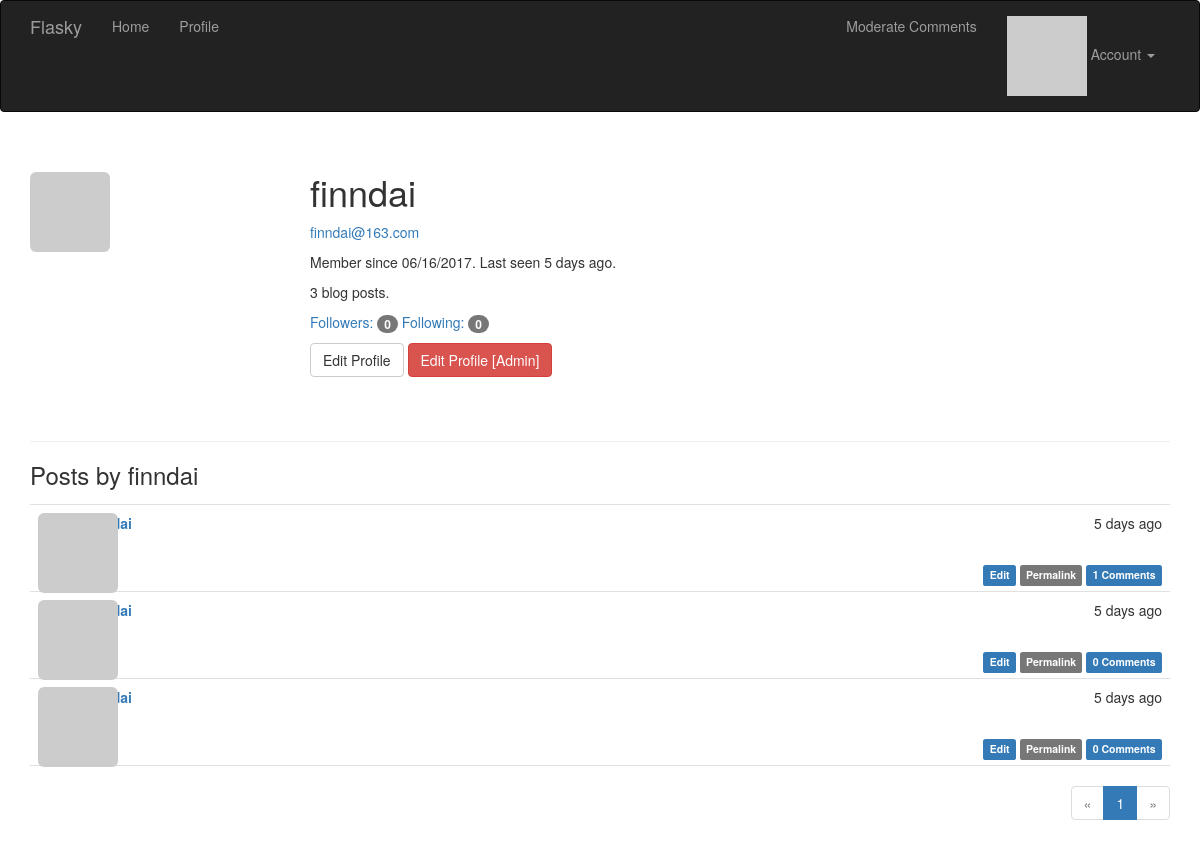
/user/finndai (signed in), run on the app's committed database.
### app/models.py (models this page shows, shortened)
class User(UserMixin, db.Model):
    __tablename__ = 'users'
    id = db.Column(db.Integer, primary_key=True)
    email = db.Column(db.String(64), unique=True, index=True)
    username = db.Column(db.String(64), unique=True, index=True)
    role_id = db.Column(db.Integer, db.ForeignKey('roles.id'))
    password_hash = db.Column(db.String(128))
    confirmed = db.Column(db.Boolean, default=False)
    name = db.Column(db.String(64))
    location = db.Column(db.String(64))
    about_me = db.Column(db.Text())
    member_since = db.Column(db.DateTime(),default=datetime.utcnow)
    last_seen = db.Column(db.DateTime(),default=datetime.utcnow)
    avatar_hash = db.Column(db.String(32))
    posts = db.relationship('Post',backref='author',lazy='dynamic')
    followed = db.relationship('Follow',
                               foreign_keys=[Follow.follower_id],
                               backref=db.backref('follower', lazy='joined'),
                               lazy='dynamic',
                               cascade='all, delete-orphan')
    followers = db.relationship('Follow',
                                foreign_keys=[Follow.followed_id],
                                backref=db.backref('followed', lazy='joined'),
                                lazy='dynamic',
                                cascade='all, delete-orphan')
    commments = db.relationship('Comment',backref='author',lazy='dynamic')
    def can(self,permissions):
        return self.role is not None and \
               (self.role.permissions & permissions) == permissions
    def is_administrator(self):
        return self.can(Permission.ADMINISTER)
    @property
    def password(self):
        raise AttributeError('password is not a readable attribute')
    def ping(self):
        self.last_seen = datetime.utcnow()
        db.session.add(self)
    def gravatar(self,size=100,default='identicon',rating='g'): #头像由链接和MD5散列值实现
        if request.is_secure:     #判断request是否为https
            url = 'https://secure.gravatar.com/avatar'
        else:
            url = 'http://www.gravatar.com/avatar'
        hash = self.avatar_hash or hashlib.md5(self.email.encode('utf-8')).hexdigest()
        return '{url}/{hash}?s={size}&d={default}&r={rating}'.format(url=url,hash=hash,
                                                                    size=size,default=default,rating=rating)

class Post(db.Model):
    __tablename__='posts'
    id = db.Column(db.Integer,primary_key=True)
    body = db.Column(db.Text)
    body_html=db.Column(db.Text)
    timestamp = db.Column(db.DateTime,index=True,default=datetime.utcnow)
    author_id = db.Column(db.Integer,db.ForeignKey('users.id'))
    comments = db.relationship('Comment',backref='post',lazy='dynamic')

### app/main/views.py (the view)
@main.route('/user/<username>')
def user(username):
    user = User.query.filter_by(username=username).first()
    if user is None:
        abort(404)
    page = request.args.get('page', 1, type=int)
    pagination = user.posts.order_by(Post.timestamp.desc()).paginate(page, per_page=current_app.config[
        'FLASKY_POSTS_PER_PAGE'],error_out=False)
    posts = pagination.items
    return render_template('user.html',user=user,posts=posts,pagination=pagination)

### app/auth/views.py (called while the page is built)
@auth.before_app_request
def before_request():
    if current_user.is_authenticated:
        current_user.ping()
        if not current_user.confirmed \
            and request.endpoint \
            and request.endpoint[:5] != 'auth.' \
            and request.endpoint != 'static':
            return redirect(url_for('auth.unconfirmed'))

### app/main/__init__.py (called while the page is built)
@main.app_context_processor
def inject_permissions():
    return dict(Permission=Permission)

### app/main/views.py (called while the page is built)
@main.after_app_request
def after_request(response):
    for query in get_debug_queries():
        if query.duration >= current_app.config['FLASKY_SLOW_DB_QUERY_TIME']:
            current_app.logger.warning(
                'Slow query: %s\nParameters: %s\nDuration: %fs\nContext: %s\n'
                %(query.statement,query.parameters,query.duration,query.context))
    return response

### app/models.py (called while the page is built)
@login_manager.user_loader
def load_user(user_id):
    return User.query.get(int(user_id))

### app/templates/user.html (shortened to what this page needs)
{% extends "base.html" %}
{% import "_macros.html" as macros %}
{% block page_content %}
<div class="page-header">
    <img class="img-rounded profile-thumbnail" src="{{ user.gravatar(size=256) }}">
    <div class="profile-header">
        <h1>{{ user.username }}</h1>
        {% if current_user.is_administrator() %}
        <p><a href="mailto:{{ user.email }}">{{ user.email }}</a></p>
        {% endif %}
        <p>Member since {{ moment(user.member_since).format('L') }}. Last seen {{ moment(user.last_seen).fromNow() }}.</p>
        <p>{{ user.posts.count() }} blog posts.</p>
        <p>
            <a href="{{ url_for('.followers', username=user.username) }}">Followers: <span class="badge">{{ user.followers.count()-1}}</span></a>
            <a href="{{ url_for('.followed_by', username=user.username) }}">Following: <span class="badge">{{ user.followed.count()-1}}</span></a>
        </p>
        <p>
            {% if user == current_user %}
            <a class="btn btn-default" href="{{ url_for('.edit_profile') }}">Edit Profile</a>
            {% endif %}
            {% if current_user.is_administrator() %}
            <a class="btn btn-danger" href="{{ url_for('.edit_profile_admin', id=user.id) }}">Edit Profile [Admin]</a>
            {% endif %}
        </p>
    </div>
</div>
<h3>Posts by {{ user.username }}</h3>
{% include '_posts.html' %}
{% if pagination %}
<div class="pagination">
    {{ macros.pagination_widget(pagination, '.user', username=user.username) }}
</div>
{% endif %}
{% endblock %}

### app/templates/_posts.html
<ul class="posts">
    {% for post in posts %}
    <li class="post">
        <div class="post-thumbnail">
            <a href="{{ url_for('.user', username=post.author.username) }}">
                <img class="img-rounded profile-thumbnail" src="{{ post.author.gravatar(size=40) }}">
            </a>
        </div>
        <div class="post-content">
            <div class="post-date">{{ moment(post.timestamp).fromNow() }}</div>
            <div class="post-author"><a href="{{ url_for('.user', username=post.author.username) }}">{{ post.author.username }}</a></div>
            <div class="post-body">
                {% if post.body_html %}
                    {{ post.body_html | safe }}
                {% else %}
                    {{ post.body }}
                {% endif %}
            </div>
            <div class="post-footer">
                {% if current_user == post.author %}
                <a href="{{ url_for('.edit', id=post.id) }}">
                    <span class="label label-primary">Edit</span>
                </a>
                {% elif current_user.is_administrator() %}
                <a href="{{url_for('.edit',id=post.id)}}">
                    <span class="label label-danger">Edit [Admin]</span>
                </a>
                {% endif %}
                <a href="{{url_for('.post',id=post.id)}}">
                    <span class="label label-default">Permalink</span>
                </a>
                <a href="{{ url_for('.post',id=post.id)}}"#comments">
                    <span class="label label-primary">{{post.comments.count()}} Comments</span>
                </a>
            </div>
        </div>
    </li>
    {% endfor %}
</ul>

### app/static/styles.css (style rules this page uses)
.profile-thumbnail { position: absolute; }
.profile-header { min-height: 260px; margin-left: 280px; }
ul.posts { list-style-type: none; padding: 0px; margin: 16px 0px 0px 0px; border-top: 1px solid #e0e0e0; }
ul.posts li.post { padding: 8px; border-bottom: 1px solid #e0e0e0; }
div.post-date { float: right; }
div.post-author { font-weight: bold; }
div.post-thumbnail { position: absolute; }
div.post-content { margin-left: 48px; min-height: 48px; }
div.post-footer { text-align: right; }
div.pagination { width: 100%; text-align: right; padding: 0px; margin: 0px; }

### data on the page
User: username "finndai", email "finndai@163.com", member_since "06/16/2017", last_seen "5 days ago"
Post: timestamp "5 days ago", comments.count "1"
Post: timestamp "5 days ago", comments.count "0"
Post: timestamp "5 days ago", comments.count "0"

### other printed values
{{ user.posts.count() }} "3"
{{ user.followers.count()-1 }} "0"
{{ user.followed.count()-1 }} "0"
{{ p }} "1"
